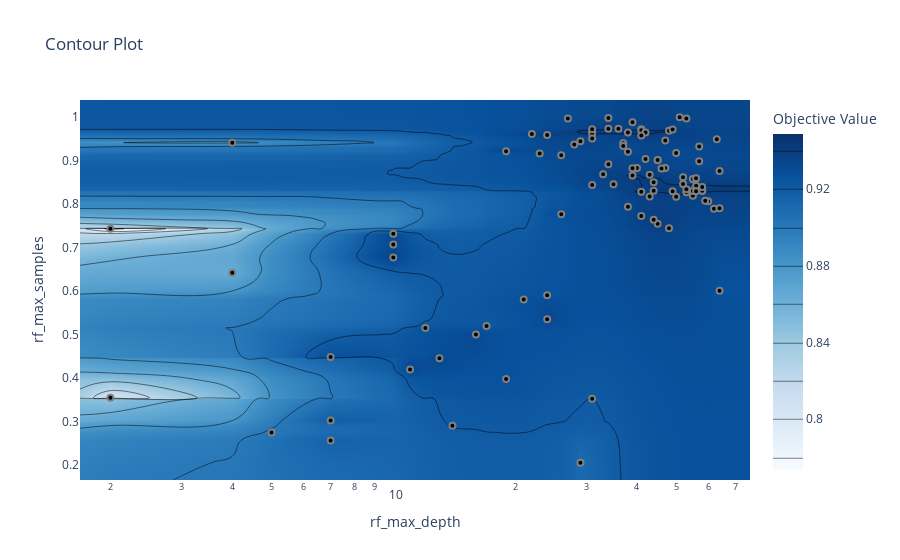

The notebook cell saved with this chart:
### Code cell
# Podemos observar como se relaciona el valor objetivo con los hiperparametros
optuna.visualization.plot_contour(study)
